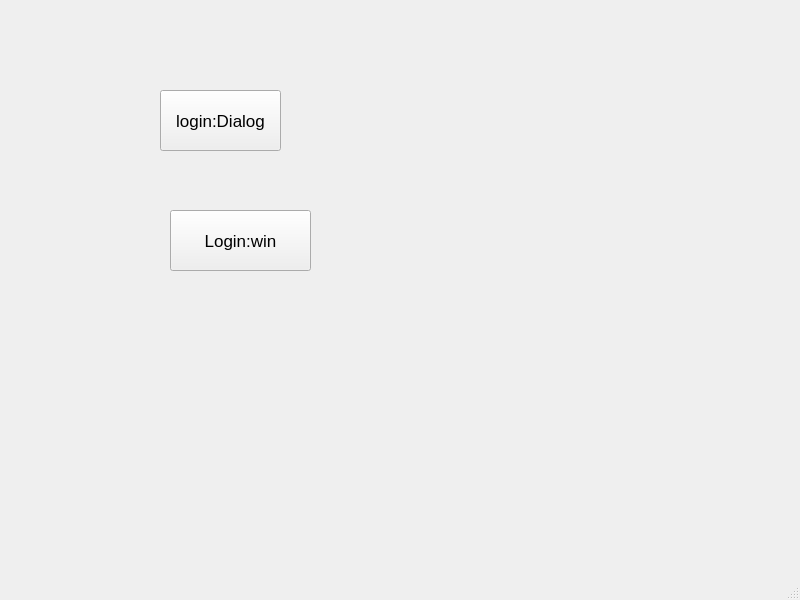
<?xml version="1.0" encoding="UTF-8"?>
<ui version="4.0">
 <class>MainWindow</class>
 <widget class="QMainWindow" name="MainWindow">
  <property name="geometry">
   <rect>
    <x>0</x>
    <y>0</y>
    <width>800</width>
    <height>600</height>
   </rect>
  </property>
  <property name="font">
   <font>
    <pointsize>13</pointsize>
   </font>
  </property>
  <property name="windowTitle">
   <string>MainWindow</string>
  </property>
  <widget class="QWidget" name="centralwidget">
   <widget class="QPushButton" name="login_dialog_btn">
    <property name="geometry">
     <rect>
      <x>160</x>
      <y>90</y>
      <width>121</width>
      <height>61</height>
     </rect>
    </property>
    <property name="text">
     <string>login:Dialog</string>
    </property>
   </widget>
   <widget class="QPushButton" name="logic_win_btn">
    <property name="geometry">
     <rect>
      <x>170</x>
      <y>210</y>
      <width>141</width>
      <height>61</height>
     </rect>
    </property>
    <property name="text">
     <string>Login:win</string>
    </property>
   </widget>
  </widget>
  <widget class="QMenuBar" name="menubar">
   <property name="geometry">
    <rect>
     <x>0</x>
     <y>0</y>
     <width>800</width>
     <height>28</height>
    </rect>
   </property>
  </widget>
  <widget class="QStatusBar" name="statusbar"/>
 </widget>
 <resources/>
 <connections/>
</ui>
